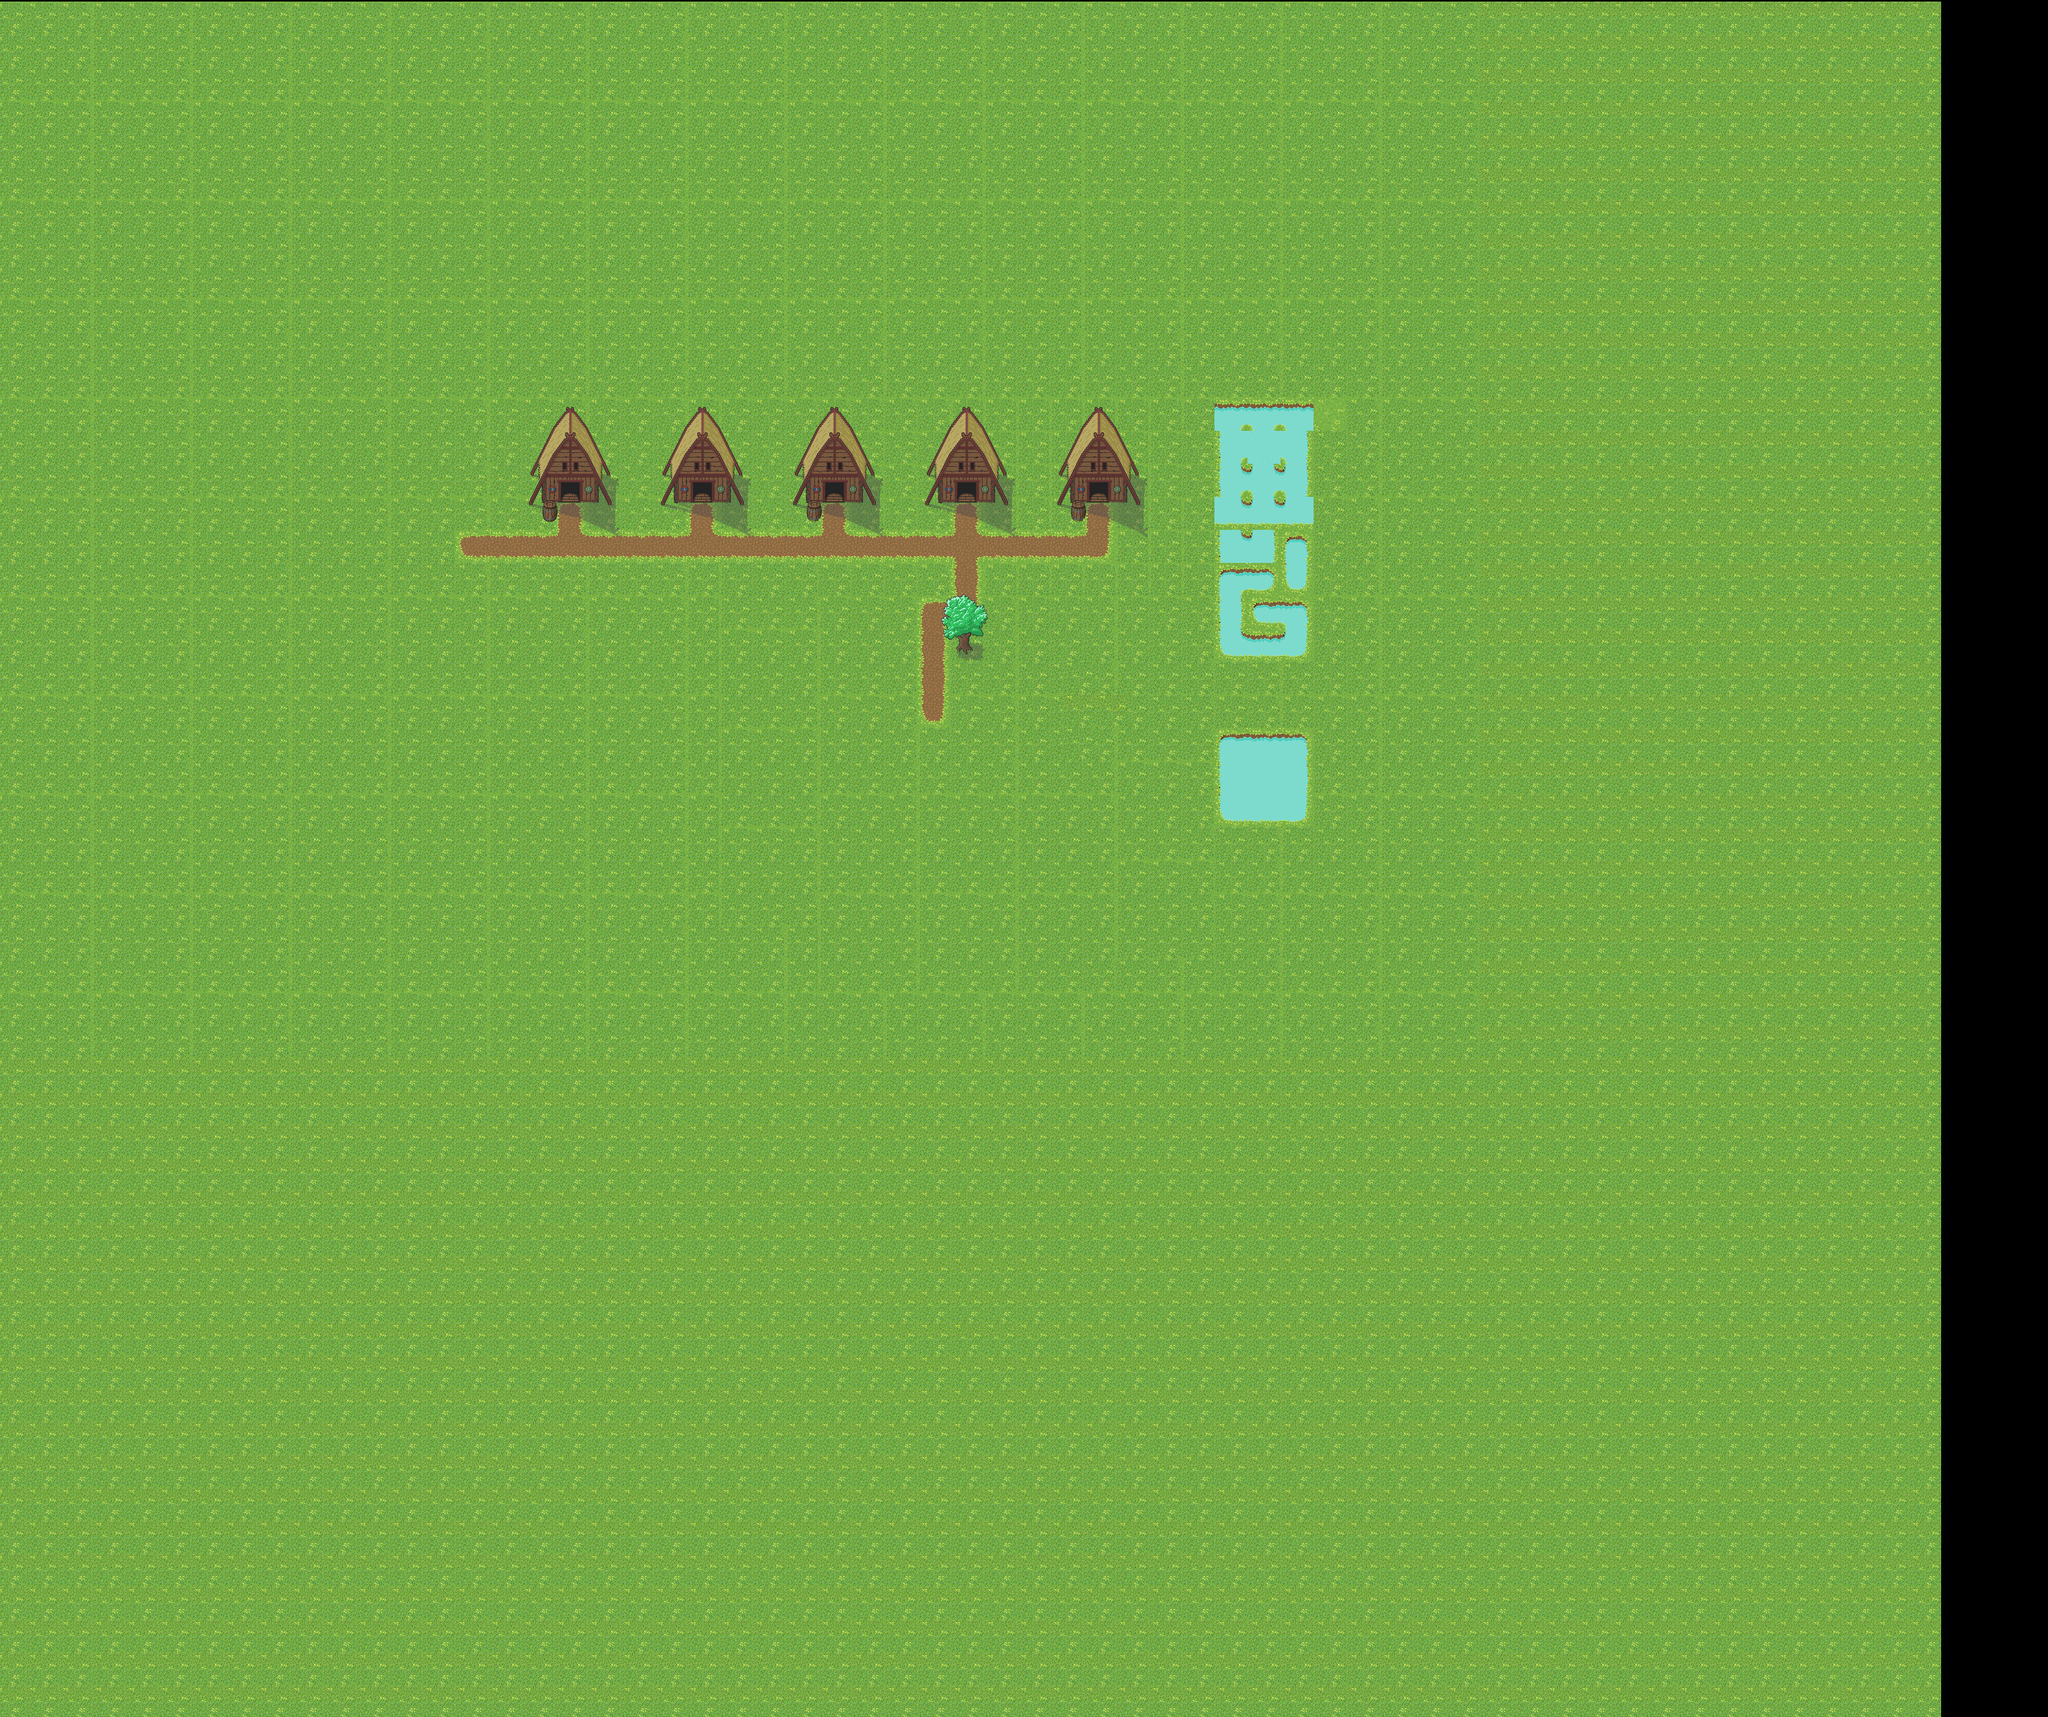

A level layout from a 2D game, rendered from its tile map. Below: a short description, then the map file with tile-grid data replaced by summaries:
An orthogonal 62x52 tile map with 64x64 px tiles, 3 tile layers (Tile Layer 1, Tile Layer 2, Tile Layer 3) and 10 objects (5x rectangle, 4x circle, Player).

<map version="1.10" tiledversion="1.10.2" orientation="orthogonal" renderorder="right-down" width="62" height="52" tilewidth="64" tileheight="64" infinite="0" nextlayerid="7" nextobjectid="48">
 <tileset firstgid="1" source="Blocky_VikingVillage_Tileset.tsx" />
 <layer id="1" name="Tile Layer 1" width="62" height="52" offsetx="-207.353" offsety="3.36247">
  <data>[3224 cells, 3224 non-empty, 53 distinct tile ids]</data>
 </layer>
 <objectgroup id="6" name="Collisions">
  <object id="37" type="rectangle" x="1820.38" y="902.165" width="105.843" height="72.362" />
  <object id="39" type="rectangle" x="1563.55" y="901.415" width="105.843" height="72.362" />
  <object id="40" type="rectangle" x="1308.32" y="901.415" width="105.843" height="72.362" />
  <object id="41" type="rectangle" x="2075.1" y="901.415" width="105.843" height="72.362" />
  <object id="42" type="circle" x="1857.41" y="1242.47" width="23.375" height="23.375">
   <ellipse />
  </object>
  <object id="44" type="circle" x="2076.29" y="994.197" width="25.2766" height="15.7687">
   <ellipse />
  </object>
  <object id="45" type="circle" x="1565.08" y="994.176" width="25.2766" height="15.7687">
   <ellipse />
  </object>
  <object id="46" type="circle" x="1052.45" y="994.998" width="25.2766" height="15.7687">
   <ellipse />
  </object>
  <object id="47" type="rectangle" x="1050.32" y="901.663" width="105.843" height="72.362" />
 </objectgroup>
 <objectgroup id="4" name="Spawnpoints">
  <object id="5" name="Player" type="Player" x="1847.69" y="978.323" width="49" height="125" />
 </objectgroup>
 <layer id="2" name="Tile Layer 2" width="62" height="52" offsetx="-15" offsety="20">
  <data>[3224 cells, 60 non-empty, 12 distinct tile ids]</data>
 </layer>
 <layer id="3" name="Tile Layer 3" width="62" height="52" offsetx="10" offsety="0">
  <data>[3224 cells, 11 non-empty, 9 distinct tile ids]</data>
 </layer>
</map>
